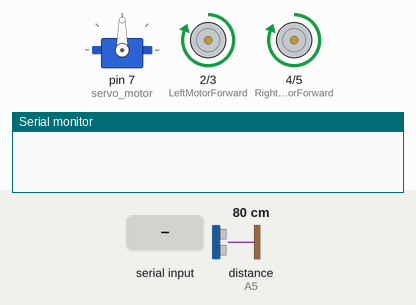
This sketch was run on a simulated Arduino Uno, built with avr-gcc and run on an emulated ATmega328P. On the bench: servo, motor-driver pin pairs drawn as motors (green arrow = first pin HIGH = forward, orange = second pin HIGH = backward, longer = more drive), the last lines printed to the serial monitor. The inputs (shaded band) are chosen by the test bench; at power-on: distance to the obstacle (sensor on A5) 80 cm. The echo pulse lasts 58.3 µs per cm.

Above: at 3.9 s.
4.0 s: distance to the obstacle (sensor on A5) set to 32 cm
5.5 s: distance to the obstacle (sensor on A5) set to 27 cm
At 7.3 s:
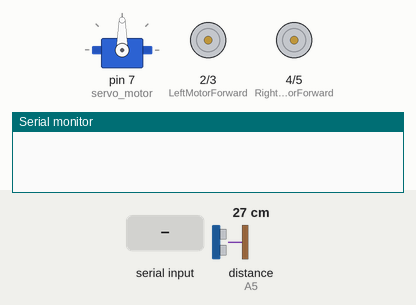
8.5 s: "left\n" received over Serial
At 10.6 s:
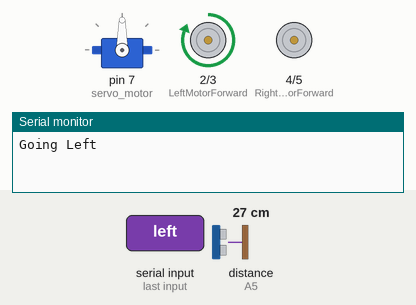
11.5 s: "right\n" received over Serial
At 15.1 s:
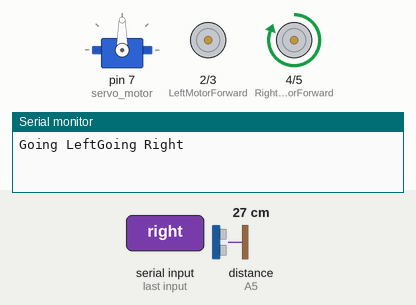
Timing chart, 0 to 15.5 s (numbered marks = the images above; inputs shaded):
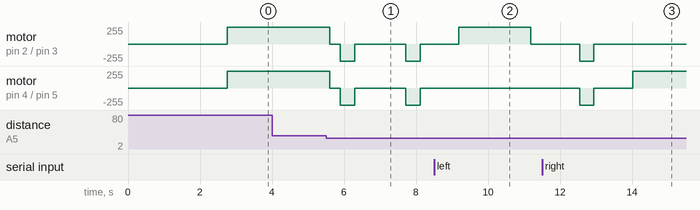

Measured:
- the behaviour switches between 31 and 30 cm on distance to the obstacle (sensor on A5) (found by bisection; images 0 and 1)
- after the input at 4.0 s, every drawn part: stays the same
- after the input at 5.5 s, motor on pin 2 (LeftMotorForward) / pin 3 (LeftMotorBackward), motor on pin 4 (RightMotorForward) / pin 5 (RightMotorBackward): goes stopped 0.30 s, backward 255/255 0.40 s, stopped 1.4 s, backward 255/255 0.40 s, then stopped, starting after 0.10 s
- after the input at 8.5 s, motor on pin 4 (RightMotorForward) / pin 5 (RightMotorBackward): stays stopped (without the input it goes to backward 255/255 after 1.0 s)
- after the input at 11.5 s, motor on pin 2 (LeftMotorForward) / pin 3 (LeftMotorBackward): goes on until 12.9 s, then stays stopped

The sketch:

finalultra.ino
```cpp
#include <Servo.h>          //Servo motor library. This is standard library
#include <NewPing.h>        //Ultrasonic sensor function library. You must install this library
String incomingByte ;

const int LeftMotorForward = 2;
const int LeftMotorBackward = 3;
const int RightMotorForward = 4;
const int RightMotorBackward = 5;

#define trig_pin A4 //analog input 1
#define echo_pin A5 //analog input 2
#define maximum_distance 200
boolean goesForward = false;
int distance = 100;

NewPing sonar(trig_pin, echo_pin, maximum_distance); //sensor function
Servo servo_motor; //our servo name

void setup(){
  Serial.begin(9600);
  pinMode(RightMotorForward, OUTPUT);
  pinMode(LeftMotorForward, OUTPUT);
  pinMode(LeftMotorBackward, OUTPUT);
  pinMode(RightMotorBackward, OUTPUT);

  servo_motor.attach(7); //our servo pin

  servo_motor.write(90);
  delay(2000);
  distance = readPing();
  delay(100);
  distance = readPing();
  delay(100);
  distance = readPing();
  delay(100);
  distance = readPing();
  delay(100);
}


void loop() {


  int distanceRight = 0;
  int distanceLeft = 0;
  delay(50);

    if (distance <= 30){
    moveStop();
    delay(300);
    moveBackward();
    delay(400);
    moveStop();
    delay(1000);
    /*distanceRight = lookRight();
    delay(300);
    distanceLeft = lookLeft();
    delay(300);

    if (distance >= distanceLeft){
      turnRight();
      moveStop();
    }
    else{
      turnLeft();
      moveStop();
    }*/
  }
  else{
    moveForward();
  }
  distance = readPing();

    if (Serial.available() > 0) {

  incomingByte = Serial.readStringUntil('\n');
    if (incomingByte == "left") {
      Serial.write("Going Left");
      digitalWrite(4,LOW);
      digitalWrite(2,HIGH);
      delay(2000);
      digitalWrite(2,LOW);
      delay(1000);
    }

    else if (incomingByte == "right") {
      Serial.write("Going Right");
      digitalWrite(2,LOW);
      digitalWrite(4,HIGH);
      delay(2000);
      digitalWrite(4,LOW);
      delay(1000);
    }

  }

}

int lookRight(){
  servo_motor.write(0);
  delay(500);
  int distance = readPing();
  delay(100);
  servo_motor.write(90);
  return distance;
}

int lookLeft(){
  servo_motor.write(180);
  delay(500);
  int distance = readPing();
  delay(100);
  servo_motor.write(90);
  return distance;
  delay(100);
}

int readPing(){
  delay(70);
  int cm = sonar.ping_cm();
  if (cm==0){
    cm=250;
  }
  return cm;
}

void moveStop(){

  digitalWrite(RightMotorForward, LOW);
  digitalWrite(LeftMotorForward, LOW);
  digitalWrite(RightMotorBackward, LOW);
  digitalWrite(LeftMotorBackward, LOW);
}

void moveForward(){

  if(!goesForward){

    goesForward=true;

    digitalWrite(LeftMotorForward, HIGH);
    digitalWrite(RightMotorForward, HIGH);
    digitalWrite(LeftMotorBackward, LOW);
    digitalWrite(RightMotorBackward, LOW);
  }
}

void moveBackward(){

  goesForward=false;

  digitalWrite(LeftMotorBackward, HIGH);
  digitalWrite(RightMotorBackward, HIGH);

  digitalWrite(LeftMotorForward, LOW);
  digitalWrite(RightMotorForward, LOW);

}

void turnRight(){

  digitalWrite(LeftMotorForward, LOW);
  digitalWrite(RightMotorForward, HIGH);
  delay(2500);
  digitalWrite(RightMotorForward, LOW);

}

void turnLeft(){

  digitalWrite(LeftMotorForward, HIGH);
  digitalWrite(RightMotorForward, LOW);
  delay(2100);
  digitalWrite(LeftMotorForward, LOW);
}
```
